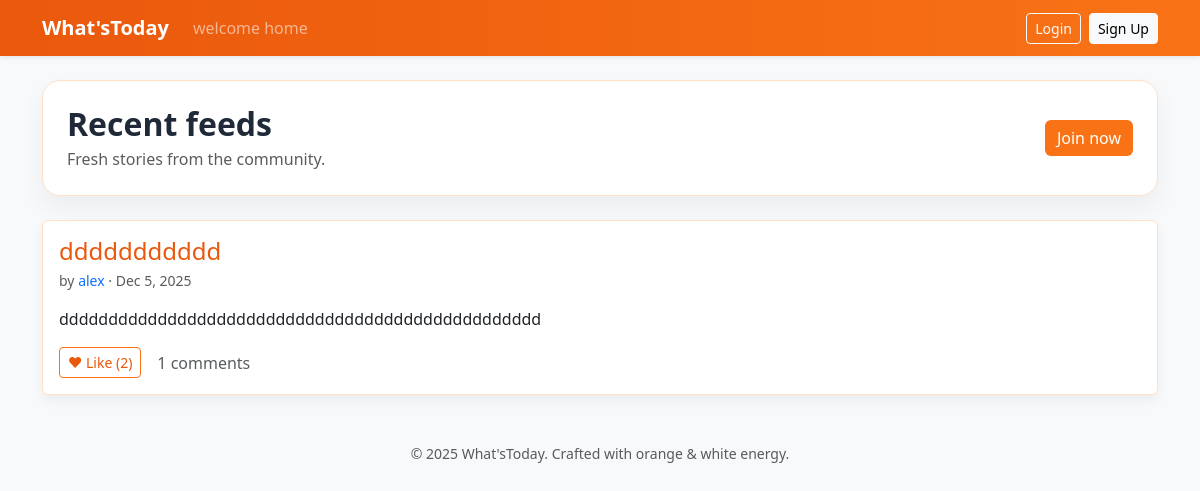
Before: / with the older database file.
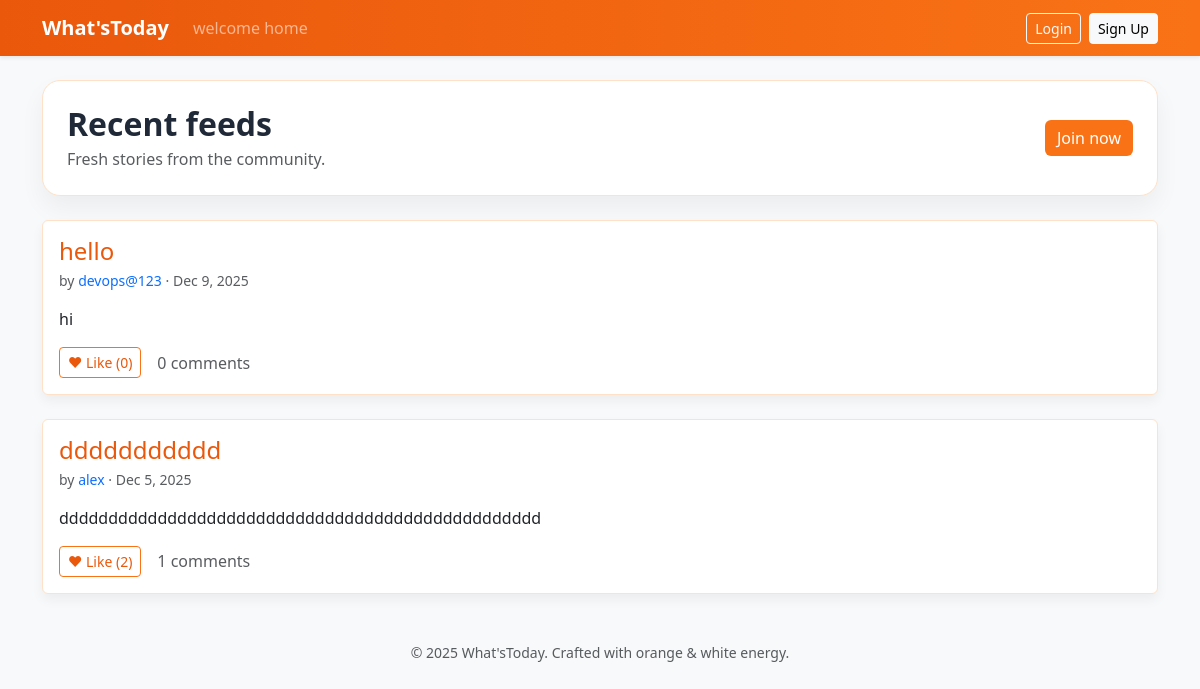
After: the same page with the newer database file.
### core/models.py (models this page shows, shortened)
class BlogPost(models.Model):
    title = models.CharField(max_length=150)
    content = models.TextField()
    author = models.ForeignKey(
        settings.AUTH_USER_MODEL, on_delete=models.CASCADE, related_name="posts"
    )
    created_at = models.DateTimeField(default=timezone.now)
    updated_at = models.DateTimeField(auto_now=True)
    class Meta:
        ordering = ["-created_at"]
    @property
    def like_count(self) -> int:
        return self.likes.count()
    @property
    def comment_count(self) -> int:
        return self.comments.count()

### core/views.py (the view)
# urls.py: path("", views.home, name="home"),
def home(request: HttpRequest) -> HttpResponse:
    posts = (
        BlogPost.objects.select_related("author")
        .prefetch_related("comments__author", "likes__user")
        .all()
    )
    liked_ids: set[int] = set()
    if request.user.is_authenticated:
        liked_ids = set(
            Like.objects.filter(user=request.user, post__in=posts).values_list(
                "post_id", flat=True
            )
        )
    context = {
        "posts": posts,
        "comment_form": CommentForm(),
        "liked_ids": liked_ids,
    }
    return render(request, "core/home.html", context)

### templates/core/home.html (shortened to what this page needs)
{% extends "base.html" %}
{% block content %}
<div class="feed-hero mb-4">
    <div class="d-flex justify-content-between align-items-center">
        <div>
            <h2 class="fw-bold mb-1">Recent feeds</h2>
            <p class="text-muted mb-0">Fresh stories from the community{% if user.is_authenticated %} and people you follow{% endif %}.</p>
        </div>
        {% if user.is_authenticated %}
            <a class="btn btn-orange" href="{% url 'post_create' %}">Write a blog</a>
        {% else %}
            <a class="btn btn-orange" href="{% url 'register' %}">Join now</a>
        {% endif %}
    </div>
</div>
{% if posts %}
    <div class="row g-4">
        {% for post in posts %}
            <div class="col-12">
                <div class="card">
                    <div class="card-body">
                        <div class="d-flex justify-content-between align-items-start">
                            <div>
                                <h4 class="card-title mb-1">
                                    <a class="link-orange text-decoration-none" href="{% url 'post_detail' post.pk %}">{{ post.title }}</a>
                                </h4>
                                <div class="text-muted small">
                                    by <a class="text-decoration-none" href="{% url 'profile_detail' post.author.username %}">{{ post.author.username }}</a> · {{ post.created_at|date:"M j, Y" }}
                                </div>
                            </div>
                        </div>
                        <p class="card-text mt-3">{{ post.content|truncatewords:40 }}</p>
                        <div class="d-flex align-items-center gap-3">
                            <form method="post" action="{% url 'toggle_like' post.pk %}">
                                {% if user.is_authenticated and post.id in liked_ids %}
                                    <button class="btn btn-sm btn-orange" type="submit">♥ Unlike ({{ post.like_count }})</button>
                                {% else %}
                                    <button class="btn btn-sm btn-outline-orange" type="submit">♥ Like ({{ post.like_count }})</button>
                                {% endif %}
                            </form>
                            <a class="text-decoration-none text-muted" href="{% url 'post_detail' post.pk %}">{{ post.comment_count }} comments</a>
                        </div>
                    </div>
                </div>
            </div>
        {% endfor %}
    </div>
{% endif %}
{% endblock %}

### templates/base.html (shortened to what this page needs)
{% load static %}
<!DOCTYPE html>
<html lang="en">
<head>
    <link rel="stylesheet"
          href="https://cdn.jsdelivr.net/npm/bootstrap@5.3.3/dist/css/bootstrap.min.css">
    <link rel="stylesheet" href="{% static 'css/styles.css' %}?v={{ STATIC_VERSION|default:1 }}">
</head>
<body class="bg-light">
    <nav class="navbar navbar-expand-lg navbar-dark bg-orange shadow-sm">
        <div class="container">
            <a class="navbar-brand fw-bold" href="{% url 'home' %}">What'sToday</a>
            <div class="collapse navbar-collapse" id="navbarNav">
                <ul class="navbar-nav me-auto mb-2 mb-lg-0">
                    <li class="nav-item"><a class="nav-link" href="{% url 'home' %}">welcome home</a></li>
                </ul>
                <ul class="navbar-nav ms-auto">
                    {% if user.is_authenticated %}
                        <li class="nav-item d-flex align-items-center text-white me-2">
                            Hello, {{ user.username }}
                        </li>
                        <li class="nav-item">
                            <a class="btn btn-outline-light btn-sm" href="{% url 'logout' %}">Logout</a>
                        </li>
                    {% else %}
                        <li class="nav-item me-2">
                            <a class="btn btn-outline-light btn-sm" href="{% url 'login' %}">Login</a>
                        </li>
                        <li class="nav-item">
                            <a class="btn btn-light btn-sm" href="{% url 'register' %}">Sign Up</a>
                        </li>
                    {% endif %}
                </ul>
            </div>
        </div>
    </nav>
    <main class="container py-4">
        {% block content %}{% endblock %}
    </main>
    <footer class="text-center py-4 text-muted small">
        © 2025 What'sToday. Crafted with orange & white energy.
    </footer>
</body>
</html>

### static/css/styles.css (style rules this page uses)
:root { --orange: #f97316; --orange-dark: #ea580c; --cream: #fff7ed; }
body { background: var(--cream); color: #1f2937; }
.bg-orange { background: linear-gradient(90deg, var(--orange-dark), var(--orange)); }
.card { border: 1px solid #ffe1c7; box-shadow: 0 6px 12px rgba(0, 0, 0, 0.05); }
.btn-orange { background: var(--orange); border: none; color: #fff; }
.btn-outline-orange { border: 1px solid var(--orange); color: var(--orange-dark); background: transparent; }
.link-orange { color: var(--orange-dark); }
.feed-hero { background: #fff; border: 1px solid #ffe1c7; border-radius: 18px; padding: 24px; box-shadow: 0 12px 24px rgba(0, 0, 0, 0.05); }

Changed rows visible on the page:
added BlogPost: title "hello", author.username "devops@123", created_at "Dec 9, 2025", content "hi", like_count "0", comment_count "0"
